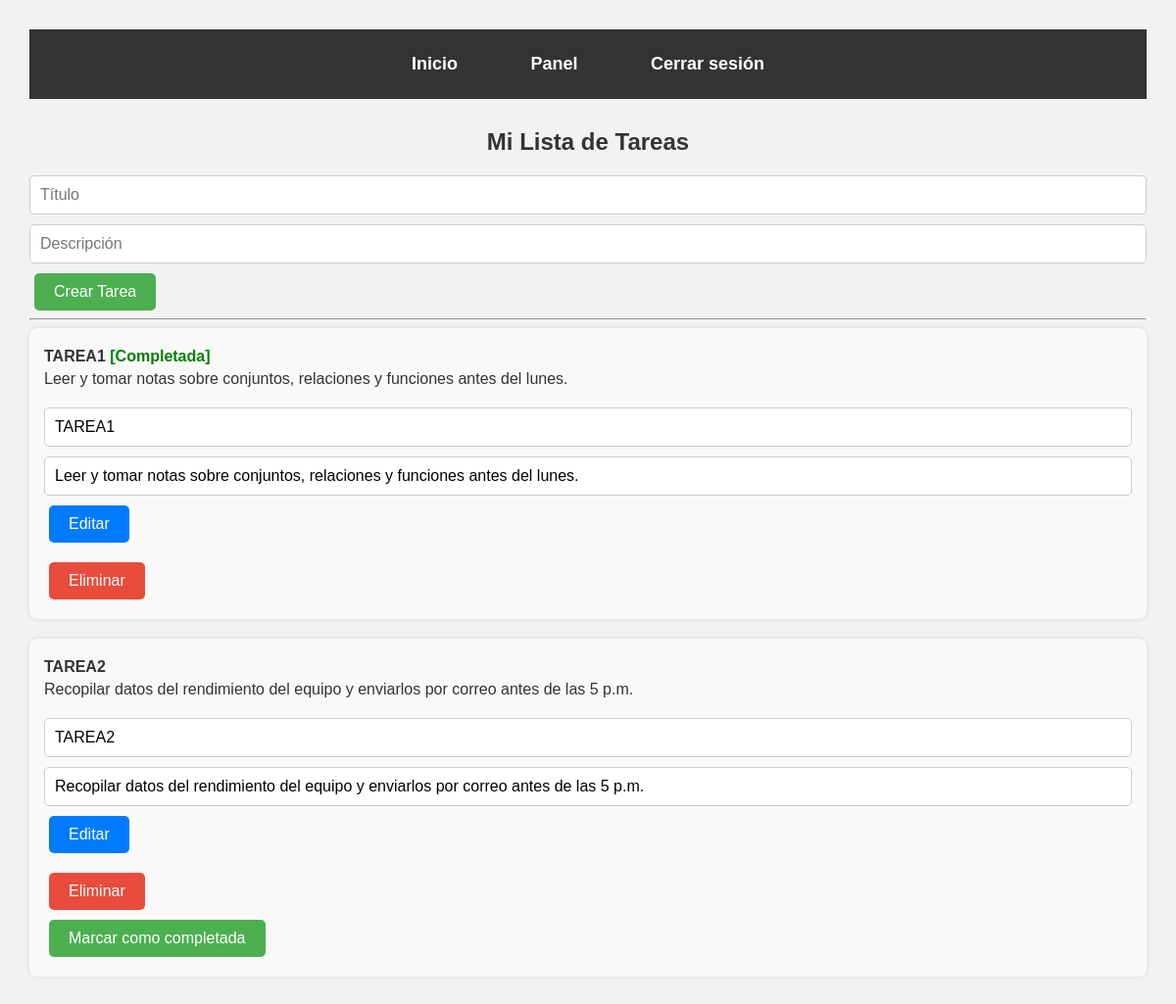
/dashboard (signed in), run on the app's committed database.
### tables this page shows
CREATE TABLE tasks (
    id INTEGER PRIMARY KEY AUTOINCREMENT,
    title TEXT NOT NULL,
    description TEXT,
    completed BOOLEAN NOT NULL DEFAULT 0,
    user_id INTEGER,
    created_at DATETIME DEFAULT CURRENT_TIMESTAMP,
    FOREIGN KEY(user_id) REFERENCES users(id)
);

### app.py (the view, shortened to what this page needs)
@app.route('/dashboard', methods=['GET', 'POST'])
def dashboard():
    if 'user_id' not in session:
        return redirect('/login')
    conn = get_db_connection()
    tasks = conn.execute(
        'SELECT * FROM tasks WHERE user_id = ?',
        (session['user_id'],)
    ).fetchall()
    conn.close()
    return render_template('dashboard.html', tasks=tasks)

### app.py (called while the page is built)
def get_db_connection():
    conn = sqlite3.connect(DATABASE)
    conn.row_factory = sqlite3.Row
    return conn

### templates/dashboard.html (shortened to what this page needs)
{% extends 'base.html' %}
{% block content %}
  <h2>Mi Lista de Tareas</h2>
  <form method="post" action="/dashboard">
      <input type="text" name="title" placeholder="Título" required>
      <input type="text" name="description" placeholder="Descripción" required>
      <button type="submit">Crear Tarea</button>
  </form>
  <hr>
  {% for task in tasks %}
    <div class="task-card">
      <p><strong>{{ task['title'] }}</strong>
        {% if task['completed'] %}
          <span class="completed">[Completada]</span>
        {% endif %}
      </p>
      <p>{{ task['description'] }}</p>
      <form method="post" action="{{ url_for('edit_task', task_id=task['id']) }}">
        <input type="text" name="title" value="{{ task['title'] }}" required>
        <input type="text" name="description" value="{{ task['description'] }}" required>
        <button type="submit" class="edit-button">Editar</button>
      </form>
      <form method="post" action="{{ url_for('delete_task', task_id=task['id']) }}">
        <button type="submit" class="delete-button">Eliminar</button>
      </form>
      {% if not task['completed'] %}
        <form method="post" action="{{ url_for('complete_task', task_id=task['id']) }}" style="display:inline;">
            <button type="submit">Marcar como completada</button>
        </form>
      {% endif %}
    </div>
  {% endfor %}
{% endblock %}

### static/style.css (style rules this page uses)
body { font-family: 'Arial', sans-serif; background-color: #f4f4f4; color: #333; margin: 0; padding: 0; }
h2 { text-align: center; color: #333; margin-top: 30px; }
button { background-color: #4CAF50; color: white; padding: 10px 20px; margin: 5px; border: none; border-radius: 5px; cursor: pointer; font-size: 16px; }
input[type="text"] { padding: 10px; width: calc(100% - 22px); margin: 10px 0; border-radius: 5px; border: 1px solid #ccc; font-size: 16px; }
.task-card { margin-bottom: 20px; padding: 15px; background-color: #f9f9f9; border-radius: 8px; box-shadow: 0px 0px 5px rgba(0, 0, 0, 0.1); }
.task-card p { margin: 5px 0; }
.task-card .completed { color: green; font-weight: bold; }
.task-card .edit-button, .task-card .delete-button { background-color: #007bff; }
.task-card .delete-button { background-color: #e74c3c; }
form { margin-top: 20px; }

### templates/base.html (style rules this page uses)
body { font-family: Arial, sans-serif; padding: 30px; background-color: #f2f2f2; margin: 0; }
form input, form button { display: block; margin-top: 10px; }

### data on the page
tasks: title "TAREA1", completed "[Completada]", description "Leer y tomar notas sobre conjuntos, relaciones y funciones antes del lunes."
tasks: title "TAREA2", description "Recopilar datos del rendimiento del equipo y enviarlos por correo antes de las 5 p.m."
